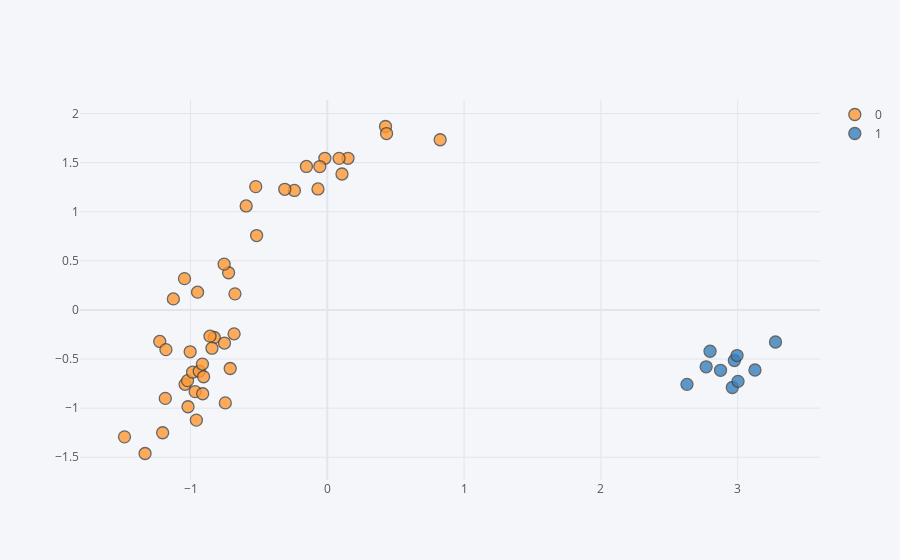

Notebook code for this chart:
### Markdown cell above
#### Visualización de resultados

### Code cell
Xp.reset_index().iplot(kind="scatter", mode="markers", x="p1", y="p2", categories="cl", text="short_name")

### Figure 1 — Plotly figure (JSON) as saved in the notebook; plotly's stock layout.template omitted (floating-point values rounded to 4 significant figures)
{"data": [{"marker": {"color": "rgba(255, 153, 51, 1.0)", "line": {"width": 1.3}, "opacity": 0.8, "size": 12, "symbol": "circle"}, "mode": "markers", "name": "0", "text": ["L. Messi", "Cristiano Ronaldo", "Neymar Jr", "E. Hazard", "K. De Bruyne", "V. van Dijk", "L. Modrić", "M. Salah", "K. Mbappé", "K. Koulibaly", "H. Kane", "N. Kanté", "G. Chiellini", "S. Agüero", "Sergio Ramos", "L. Suárez", "R. Lewandowski", "Sergio Busquets", "A. Griezmann", "P. Dybala", "P. Pogba", "R. Sterling", "C. Eriksen", "Piqué", "David Silva", "E. Cavani", "D. Godín", "T. Kroos", "M. Reus", "P. Aubameyang", "S. Mané", "A. Laporte", "Bernardo Silva", "Casemiro", "H. Son", "Fernandinho", "Thiago Silva", "K. Benzema", "J. Vertonghen", "D. Mertens", "M. Hummels", "T. Alderweireld", "Jordi Alba", "Thiago", "L. Insigne"], "textfont": {"color": "#4D5663"}, "type": "scatter", "x": [-1.483, -1.185, -1.333, -1.204, -1.225, -0.06838, -1.126, -1.04, -1.018, 0.8249, -0.8264, -0.5171, 0.4254, -0.9664, -0.5233, -0.6816, -0.8434, -0.2409, -1.18, -1.022, -1.044, -0.7459, -1.003, 0.151, -0.8577, -0.6754, 0.433, -0.7217, -0.9853, -0.7101, -0.9364, 0.1071, -0.9131, -0.3111, -0.9047, -0.5933, -0.01802, -0.7519, -0.1528, -0.9112, -0.05525, 0.08578, -0.7545, -0.9486, -0.9574], "y": [-1.293, -0.9011, -1.462, -1.251, -0.3215, 1.232, 0.1119, -0.758, -0.9861, 1.733, -0.2809, 0.7574, 1.868, -0.8324, 1.255, -0.2437, -0.3901, 1.216, -0.4043, -0.7207, 0.3183, -0.947, -0.4265, 1.544, -0.2675, 0.1633, 1.796, 0.3783, -0.6346, -0.5969, -0.6244, 1.384, -0.5518, 1.228, -0.6808, 1.058, 1.544, -0.3377, 1.461, -0.854, 1.46, 1.543, 0.466, 0.1807, -1.122]}, {"marker": {"color": "rgba(55, 128, 191, 1.0)", "line": {"width": 1.3}, "opacity": 0.8, "size": 12, "symbol": "circle"}, "mode": "markers", "name": "1", "text": ["J. Oblak", "M. ter Stegen", "Alisson", "De Gea", "Ederson", "T. Courtois", "S. Handanovič", "M. Neuer", "H. Lloris", "K. Navas"], "textfont": {"color": "#4D5663"}, "type": "scatter", "x": [2.961, 2.874, 3.002, 2.769, 2.629, 3.126, 3.276, 2.798, 2.976, 2.995], "y": [-0.79, -0.6149, -0.7274, -0.5793, -0.7583, -0.6123, -0.3269, -0.4211, -0.5155, -0.465]}], "layout": {"legend": {"bgcolor": "#F5F6F9", "font": {"color": "#4D5663"}}, "paper_bgcolor": "#F5F6F9", "plot_bgcolor": "#F5F6F9", "title": {"font": {"color": "#4D5663"}}, "xaxis": {"gridcolor": "#E1E5ED", "showgrid": true, "tickfont": {"color": "#4D5663"}, "title": {"font": {"color": "#4D5663"}, "text": ""}, "zerolinecolor": "#E1E5ED"}, "yaxis": {"gridcolor": "#E1E5ED", "showgrid": true, "tickfont": {"color": "#4D5663"}, "title": {"font": {"color": "#4D5663"}, "text": ""}, "zerolinecolor": "#E1E5ED"}}}
